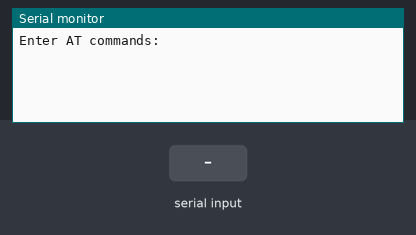
A sketch run on a simulated Arduino Uno, built with avr-gcc and run on an emulated ATmega328P. Parts: the last lines printed to the serial monitor. The test bench sets the inputs (shaded band).

Above: at 1.2 s.
1.3 s: "1" received over the second serial link
At 1.7 s:
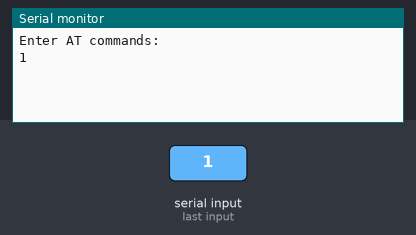
2.8 s: "0" received over the second serial link
At 4.1 s:
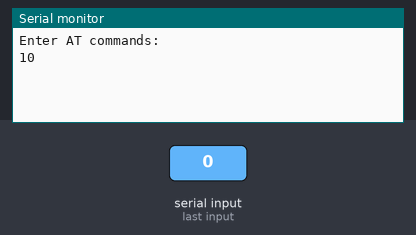

Measured:
- after the input at 1.3 s, the serial monitor: prints a new line at once (image 1)
- after the input at 2.8 s, the serial monitor: prints a new line at once (image 2)

The sketch:

bluetoothTest.ino
```cpp
#include <SoftwareSerial.h>

/* Programa el modulo bluetooth HC-06 con un nuevo:
  NOMBRE  (Nombre de 20 caracteres)
  PIN     (Clave de cuatro numeros)
  BPS     (Velocidad de conexion en baudios)

  Tienda donde se compro el modulo: http://dinastiatecnologica.com/producto/modulo-bluetooth-hc-05/
  By: http://elprofegarcia.com

  CONEXIONES:
  ARDUINO   BLUETOOTH
  5V        VCC
  GND       GND
  PIN 2     TX
  PIN 3     RX

 */

SoftwareSerial blue(10, 11);   //Crea conexion al bluetooth - PIN 2 a TX y PIN 3 a RX

void setup()
{

    Serial.begin(9600);
    Serial.println("Enter AT commands: ");
    blue.begin(9600); // inicialmente la comunicacion serial a 9600 Baudios (velocidad de fabrica)

}

void loop()
{
    if (blue.available() ){
      Serial.write(blue.read() );
    }
    if(Serial.available() ){
      blue.write(Serial.read() );
    }
}
```
